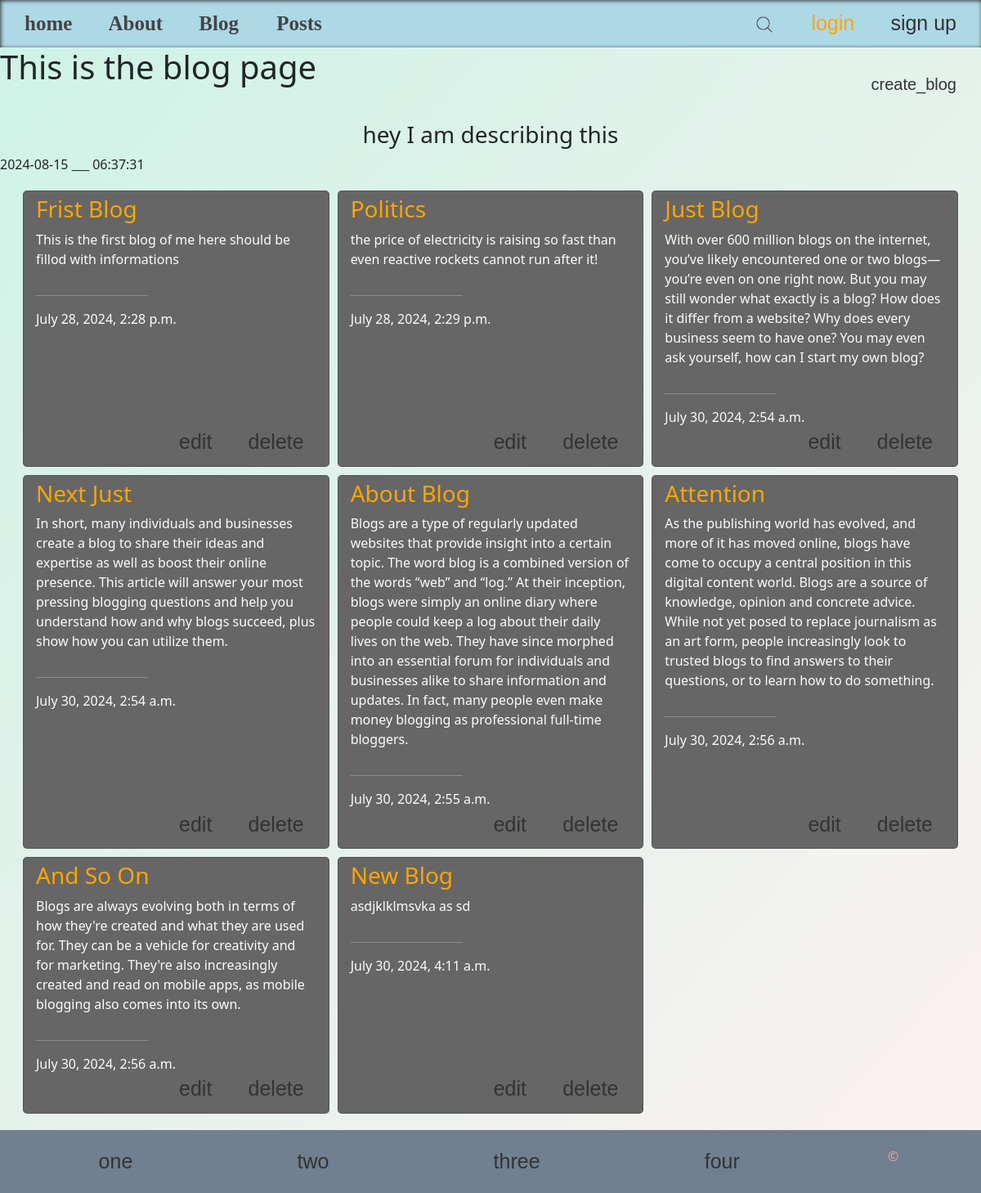
Screenshot of /blog/ with the database file from the repository.
### blog/models.py (models this page shows, shortened)
class Blog(models.Model):
    title = models.CharField(max_length=50)
    description = models.TextField()
    date_posted = models.DateTimeField(auto_now_add=True)
    class Meta:
        ordering = ('date_posted',)

### blog/views.py (the view)
# urls.py: path('', blogsview, name='blog'),
def blogsview(request):
    all_blogs  = Blog.objects.all()
    context = {
        'title': 'This is the blog page',
        'description': 'hey I am describing this',
        'blogs': all_blogs
    }
    return render(request, 'blog.html', context)

### blog/templates/blog.html (shortened to what this page needs)
{%extends 'base.html'%}
{%load static %}
{%block css%}
    <link rel="stylesheet" href="{%static 'styles/blog.css'%}">
{%endblock%}
{%block content%}
        <div class="headBlog">
            <h1>{{title}}</h1>
            <a href="{% url 'create_blog' %}">create_blog</a>
        </div>
        <h3 style="text-align: center;">{{description}}</h3>
        {% now "Y-m-d" %}
        <span>___</span>
        {% now "H:i:s" %}
        <div class="cards">
            {% for i in blogs%}
                <div class="card">
                    <h3 style="color: orange;">{{i.title|title}}</h3>
                    <p>{{i.description}}</p>
                    <hr style="width: 40%; margin-left: 0;">
                    <span>{{i.date_posted}}</span>
                    <div class="action-btns">
                        <a href="{%url 'update-blog' i.id %}">edit</a>
                        <a class="del" href="{%url 'delete-blog' i.id%}">delete</a>
                    </div>
                </div>
            {% endfor %}
        </div>
{%endblock%}

### static/styles/navbar.css (style rules this page uses)
* { padding: 0; margin: 0; transition: 0.5s; }
a { text-decoration: none; border-radius: 5px; padding: 10px 20px; font-family: sans-serif; color: #333; font-size: 25px; }

### static/styles/blog.css (style rules this page uses)
.headBlog { display: flex; justify-content: space-between; }
.headBlog a { margin: 15px; padding: 15px; text-decoration: none; font-size: 20px; font-family: Impact, Haettenschweiler, 'Arial Narrow Bold', sans-serif; color: #333; border-radius: 10px; }
.cards { display: grid; grid-template-columns: 1fr 1fr 1fr; gap: 10px; width: 97%; margin: auto; padding: 20px 10px; }
.card { position: relative; padding: 5px 15px 3rem 15px; width: 100%; background-color: #666; color: snow; border-radius: 5px; cursor: pointer; }
.action-btns { position: absolute; bottom: 10px; right: 10px; text-align: end; }

### rows the page displays
Blog: title "Frist Blog", description "This is the first blog of me here should be fillod with informations", date_posted "July 28, 2024, 2:28 p.m."
Blog: title "Politics", description "the price of electricity is raising so fast than even reactive rockets cannot run after it!", date_posted "July 28, 2024, 2:29 p.m."
Blog: title "Just Blog", description "With over 600 million blogs on the internet, you’ve likely encountered one or two blogs—you’re even on one right now. But you may still wonder what exactly is a blog? How does it differ from a website? Why does every business seem to have one? You may even ask yourself, how can I start my own blog?", date_posted "July 30, 2024, 2:54 a.m."
Blog: title "Next Just", description "In short, many individuals and businesses create a blog to share their ideas and expertise as well as boost their online presence. This article will answer your most pressing blogging questions and help you understand how and why blogs succeed, plus show how you can utilize them.", date_posted "July 30, 2024, 2:54 a.m."
Blog: title "About Blog", description "Blogs are a type of regularly updated websites that provide insight into a certain topic. The word blog is a combined version of the words “web” and “log.” At their inception, blogs were simply an online diary where people could keep a log about their daily lives on the web. They have since morphed into an essential forum for individuals and businesses alike to share information and updates. In fact, many people even make money blogging as professional full-time bloggers.", date_posted "July 30, 2024, 2:55 a.m."
Blog: title "Attention", description "As the publishing world has evolved, and more of it has moved online, blogs have come to occupy a central position in this digital content world. Blogs are a source of knowledge, opinion and concrete advice. While not yet posed to replace journalism as an art form, people increasingly look to trusted blogs to find answers to their questions, or to learn how to do something.", date_posted "July 30, 2024, 2:56 a.m."
Blog: title "And So On", description "Blogs are always evolving both in terms of how they're created and what they are used for. They can be a vehicle for creativity and for marketing. They're also increasingly created and read on mobile apps, as mobile blogging also comes into its own.", date_posted "July 30, 2024, 2:56 a.m."
Blog: title "New Blog", description "asdjklklmsvka as sd", date_posted "July 30, 2024, 4:11 a.m."

### other values shown
{{ title }} "This is the blog page"
{{ description }} "hey I am describing this"
